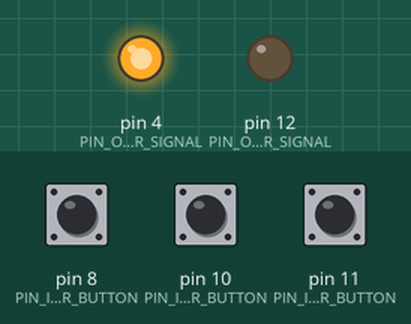
The sketch below on a simulated Arduino Uno, built with avr-gcc and run on an emulated ATmega328P. On the bench: output pins drawn as LEDs (lit = HIGH). The inputs (shaded band) are chosen by the test bench; at power-on: pin 8 (PIN_INPUT_ACCELERATOR_BUTTON) HIGH, pin 11 (PIN_INPUT_HIGH_GEAR_BUTTON) HIGH, pin 10 (PIN_INPUT_LOW_GEAR_BUTTON) HIGH.

Above: at 1.2 s.
1.3 s: pin 8 (PIN_INPUT_ACCELERATOR_BUTTON) pulled LOW for 0.15 s
At 1.37 s:
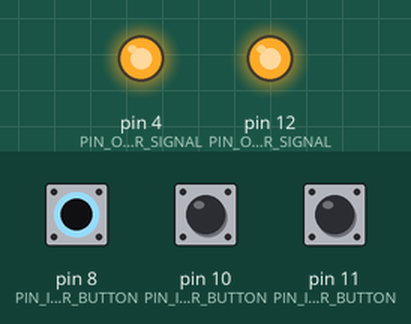
2.9 s: pin 11 (PIN_INPUT_HIGH_GEAR_BUTTON) pulled LOW for 0.15 s
At 3.8 s:
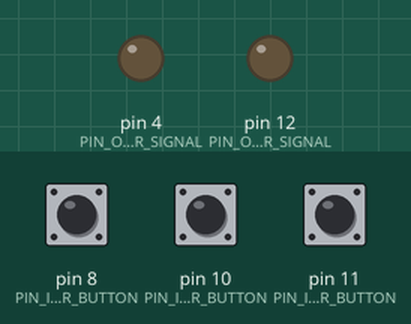
4.5 s: pin 8 (PIN_INPUT_ACCELERATOR_BUTTON) pulled LOW for 1 s
At 5.0 s:
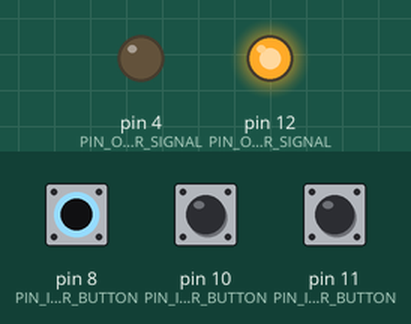
7.0 s: pin 8 (PIN_INPUT_ACCELERATOR_BUTTON) pulled LOW for 3.2 s
At 10.6 s:
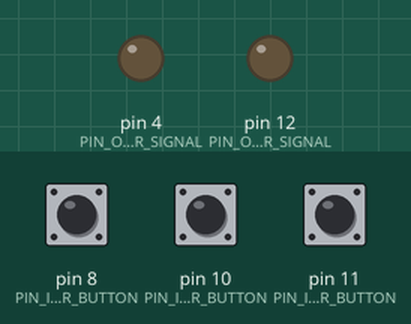
11.7 s: pin 10 (PIN_INPUT_LOW_GEAR_BUTTON) pulled LOW for 0.15 s
At 12.8 s:
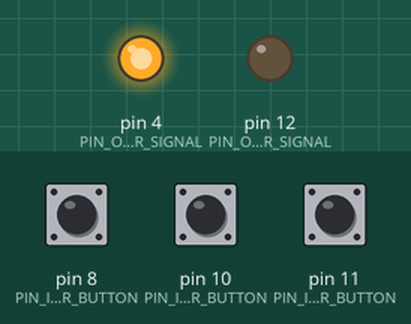
Timing chart, 0 to 14.3 s (numbered marks = the images above; inputs shaded):
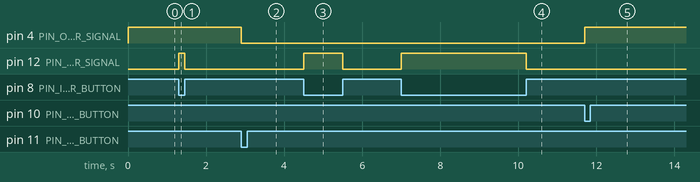

Measured:
- after the input at 1.3 s, pin 12 (PIN_OUTPUT_ACCELERATOR_SIGNAL): LOW → HIGH at once, → LOW 0.15 s later
- after the input at 2.9 s, pin 4 (PIN_OUTPUT_GEAR_SIGNAL): HIGH → LOW at once
- after the input at 4.5 s, pin 12 (PIN_OUTPUT_ACCELERATOR_SIGNAL): LOW → HIGH at once, → LOW 1.0 s later
- after the input at 7.0 s, pin 12 (PIN_OUTPUT_ACCELERATOR_SIGNAL): LOW → HIGH at once, → LOW 3.2 s later
- after the input at 11.7 s, pin 4 (PIN_OUTPUT_GEAR_SIGNAL): LOW → HIGH at once

The sketch:

CheckeredFlagSketch.ino
```cpp
/**
* Konami's Checkered Flag
* Arduino Sketch for Accelerator & Gear Shift I/O
*/

const uint8_t PIN_INPUT_LOW_GEAR_BUTTON = 10,
    PIN_INPUT_HIGH_GEAR_BUTTON = 11,
    PIN_INPUT_ACCELERATOR_BUTTON = 8,
    PIN_OUTPUT_ACCELERATOR_SIGNAL = 12,
    PIN_OUTPUT_GEAR_SIGNAL = 4;

void setup() {
  // Set input pins for buttons
  pinMode(PIN_INPUT_LOW_GEAR_BUTTON, INPUT);
  pinMode(PIN_INPUT_HIGH_GEAR_BUTTON, INPUT);
  pinMode(PIN_INPUT_ACCELERATOR_BUTTON, INPUT);

  // Set output pins for signals
  pinMode(PIN_OUTPUT_GEAR_SIGNAL, OUTPUT);
  pinMode(PIN_OUTPUT_ACCELERATOR_SIGNAL, OUTPUT);

  // Set write on for both output pins
  digitalWrite(PIN_OUTPUT_ACCELERATOR_SIGNAL, HIGH); // Off Brake
  digitalWrite(PIN_OUTPUT_GEAR_SIGNAL, HIGH); // Start pin 4 as low gear (signal on)

  // Flow voltage to button input pins (no separate power)
  digitalWrite(PIN_INPUT_HIGH_GEAR_BUTTON, HIGH);
  digitalWrite(PIN_INPUT_LOW_GEAR_BUTTON, HIGH);
  digitalWrite(PIN_INPUT_ACCELERATOR_BUTTON, HIGH);
}

void loop() {
  // Shift buttons
  if(digitalRead(PIN_INPUT_HIGH_GEAR_BUTTON) == LOW) {
    digitalWrite(PIN_OUTPUT_GEAR_SIGNAL, LOW); // Signal off is High Gear
  } else if(digitalRead(PIN_INPUT_LOW_GEAR_BUTTON) == LOW) {
    digitalWrite(PIN_OUTPUT_GEAR_SIGNAL, HIGH); // Signal on is Low Gear
  }

  // Full accelerator signal on/off depending on state of button
  digitalWrite(PIN_OUTPUT_ACCELERATOR_SIGNAL, !digitalRead(PIN_INPUT_ACCELERATOR_BUTTON));

  // Pass back < 1 frame
  delay(5);
}
```
